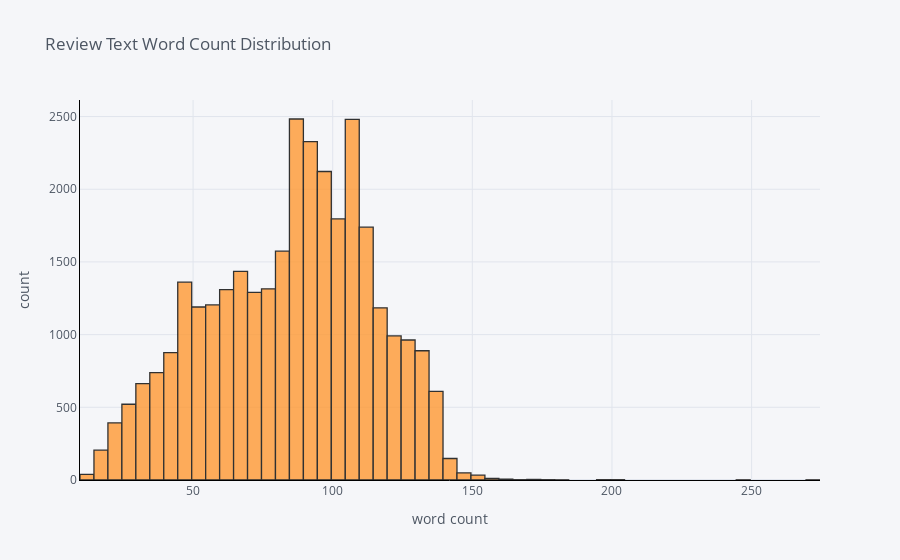

The cell this chart's notebook holds for it:
### Code cell
import cufflinks as cf
cf.go_offline()
cf.set_config_file(offline=False, world_readable=True)
training_data['length'].iplot(
    kind='hist',
    bins=100,
    xTitle='word count',
    linecolor='black',
    yTitle='count',
    title='Review Text Word Count Distribution')

### Figure 1 — Plotly figure (JSON) as saved in the notebook; plotly's stock layout.template omitted (floating-point values rounded to 4 significant figures; data arrays with more than 128 entries replaced by an {"elided": "..."} marker saying what was removed)
{"data": [{"histfunc": "count", "histnorm": "", "marker": {"color": "rgba(255, 153, 51, 1.0)", "line": {"color": "#000000", "width": 1.3}}, "name": "length", "nbinsx": 100, "opacity": 0.8, "orientation": "v", "type": "histogram", "x": {"elided": "31962 int values"}}], "layout": {"barmode": "overlay", "legend": {"bgcolor": "#F5F6F9", "font": {"color": "#4D5663"}}, "paper_bgcolor": "#F5F6F9", "plot_bgcolor": "#F5F6F9", "title": {"font": {"color": "#4D5663"}, "text": "Review Text Word Count Distribution"}, "xaxis": {"gridcolor": "#E1E5ED", "linecolor": "black", "showgrid": true, "tickfont": {"color": "#4D5663"}, "title": {"font": {"color": "#4D5663"}, "text": "word count"}, "zerolinecolor": "#E1E5ED"}, "yaxis": {"gridcolor": "#E1E5ED", "linecolor": "black", "showgrid": true, "tickfont": {"color": "#4D5663"}, "title": {"font": {"color": "#4D5663"}, "text": "count"}, "zerolinecolor": "#E1E5ED"}}}
